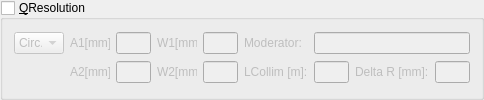
           <widget class="QGroupBox" name="q_resolution_group_box">
            <property name="title">
             <string>&amp;QResolution</string>
            </property>
            <property name="checkable">
             <bool>true</bool>
            </property>
            <property name="checked">
             <bool>false</bool>
            </property>
            <layout class="QGridLayout" name="gridLayout_33">
             <item row="2" column="9">
              <widget class="QLabel" name="q_resolution_delta_r_label">
               <property name="text">
                <string>Delta R [mm]:</string>
               </property>
              </widget>
             </item>
             <item row="0" column="2">
              <widget class="QLineEdit" name="q_resolution_a1_h1_input">
               <property name="maximumSize">
                <size>
                 <width>35</width>
                 <height>16777215</height>
                </size>
               </property>
              </widget>
             </item>
             <item row="2" column="7">
              <widget class="QLabel" name="q_resolution_collimation_length_label">
               <property name="text">
                <string>LCollim [m]:</string>
               </property>
              </widget>
             </item>
             <item row="2" column="2">
              <widget class="QLineEdit" name="q_resolution_a2_h2_input">
               <property name="maximumSize">
                <size>
                 <width>35</width>
                 <height>16777215</height>
                </size>
               </property>
              </widget>
             </item>
             <item row="0" column="8" colspan="3">
              <widget class="QLineEdit" name="q_resolution_moderator_input">
               <property name="enabled">
                <bool>false</bool>
               </property>
               <property name="minimumSize">
                <size>
                 <width>0</width>
                 <height>0</height>
                </size>
               </property>
               <property name="maximumSize">
                <size>
                 <width>16777215</width>
                 <height>16777215</height>
                </size>
               </property>
               <property name="readOnly">
                <bool>false</bool>
               </property>
              </widget>
             </item>
             <item row="2" column="10">
              <widget class="QLineEdit" name="q_resolution_delta_r_input">
               <property name="maximumSize">
                <size>
                 <width>35</width>
                 <height>16777215</height>
                </size>
               </property>
              </widget>
             </item>
             <item row="2" column="8">
              <widget class="QLineEdit" name="q_resolution_collimation_length_input">
               <property name="maximumSize">
                <size>
                 <width>35</width>
                 <height>16777215</height>
                </size>
               </property>
              </widget>
             </item>
             <item row="0" column="4">
              <widget class="QLabel" name="q_resolution_w1_label">
               <property name="maximumSize">
                <size>
                 <width>40</width>
                 <height>16777215</height>
                </size>
               </property>
               <property name="text">
                <string>W1[mm]</string>
               </property>
              </widget>
             </item>
             <item row="0" column="1">
              <widget class="QLabel" name="q_resolution_a1_h1_label">
               <property name="maximumSize">
                <size>
                 <width>40</width>
                 <height>16777215</height>
                </size>
               </property>
               <property name="text">
                <string>A1[mm]:</string>
               </property>
              </widget>
             </item>
             <item row="0" column="0">
              <widget class="QComboBox" name="q_resolution_combo_box">
               <property name="maximumSize">
                <size>
                 <width>50</width>
                 <height>16777215</height>
                </size>
               </property>
               <item>
                <property name="text">
                 <string>Circ.</string>
                </property>
               </item>
               <item>
                <property name="text">
                 <string>Rect.</string>
                </property>
               </item>
              </widget>
             </item>
             <item row="2" column="1">
              <widget class="QLabel" name="q_resolution_a2_h2_label">
               <property name="maximumSize">
                <size>
                 <width>40</width>
                 <height>16777215</height>
                </size>
               </property>
               <property name="text">
                <string>A2[mm]:</string>
               </property>
              </widget>
             </item>
             <item row="2" column="5">
              <widget class="QLineEdit" name="q_resolution_w2_input">
               <property name="maximumSize">
                <size>
                 <width>35</width>
                 <height>16777215</height>
                </size>
               </property>
              </widget>
             </item>
             <item row="2" column="4">
              <widget class="QLabel" name="q_resolution_w2_label">
               <property name="maximumSize">
                <size>
                 <width>40</width>
                 <height>16777215</height>
                </size>
               </property>
               <property name="text">
                <string>W2[mm]</string>
               </property>
              </widget>
             </item>
             <item row="0" column="7">
              <widget class="QLabel" name="q_resolution_moderator_label">
               <property name="text">
                <string>Moderator:</string>
               </property>
              </widget>
             </item>
             <item row="0" column="5">
              <widget class="QLineEdit" name="q_resolution_w1_input">
               <property name="maximumSize">
                <size>
                 <width>35</width>
                 <height>16777215</height>
                </size>
               </property>
              </widget>
             </item>
            </layout>
           </widget>
